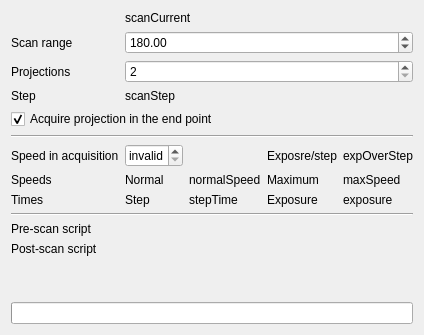
      <widget class="QWidget" name="tabScan">
       <property name="toolTip">
        <string>CT scan parameters</string>
       </property>
       <attribute name="title">
        <string>Scan</string>
       </attribute>
       <layout class="QGridLayout" name="gridLayout_2">
        <item row="9" column="1">
         <widget class="QLabel" name="stepTimeLabel">
          <property name="text">
           <string>Step</string>
          </property>
         </widget>
        </item>
        <item row="5" column="0" colspan="5">
         <widget class="QCheckBox" name="scanAdd">
          <property name="toolTip">
           <string>&lt;html&gt;&lt;head/&gt;&lt;body&gt;&lt;p&gt;&lt;span style=&quot; font-weight:600; font-style:italic;&quot;&gt;DoEndProj&lt;/span&gt;&lt;/p&gt;&lt;/body&gt;&lt;/html&gt;</string>
          </property>
          <property name="text">
           <string>Acquire projection in the end point</string>
          </property>
          <property name="checked">
           <bool>true</bool>
          </property>
         </widget>
        </item>
        <item row="7" column="4">
         <widget class="QVariantLabel" name="expOverStep">
          <property name="text">
           <string>expOverStep</string>
          </property>
         </widget>
        </item>
        <item row="8" column="1">
         <widget class="QLabel" name="normalSpeedLabel">
          <property name="text">
           <string>Normal</string>
          </property>
         </widget>
        </item>
        <item row="4" column="0">
         <widget class="QLabel" name="label_43">
          <property name="text">
           <string>Step</string>
          </property>
         </widget>
        </item>
        <item row="7" column="3">
         <widget class="QLabel" name="expOverStepLabel">
          <property name="text">
           <string>Exposre/step</string>
          </property>
         </widget>
        </item>
        <item row="13" column="1" colspan="4">
         <widget class="Script" name="postScanScript" native="true"/>
        </item>
        <item row="11" column="0" colspan="5">
         <widget class="Line" name="line_2">
          <property name="orientation">
           <enum>Qt::Horizontal</enum>
          </property>
         </widget>
        </item>
        <item row="13" column="0">
         <widget class="QLabel" name="label_35">
          <property name="text">
           <string>Post-scan script</string>
          </property>
         </widget>
        </item>
        <item row="2" column="0">
         <widget class="QLabel" name="label_13">
          <property name="sizePolicy">
           <sizepolicy hsizetype="Fixed" vsizetype="Preferred">
            <horstretch>0</horstretch>
            <verstretch>0</verstretch>
           </sizepolicy>
          </property>
          <property name="text">
           <string>Scan range</string>
          </property>
         </widget>
        </item>
        <item row="6" column="0" colspan="5">
         <widget class="Line" name="speedsLine">
          <property name="orientation">
           <enum>Qt::Horizontal</enum>
          </property>
         </widget>
        </item>
        <item row="1" column="1" colspan="4">
         <widget class="QVariantLabel" name="scanCurrent">
          <property name="text">
           <string>scanCurrent</string>
          </property>
         </widget>
        </item>
        <item row="3" column="1" colspan="4">
         <widget class="QMSpinBox" name="scanProjections">
          <property name="toolTip">
           <string>&lt;html&gt;&lt;head/&gt;&lt;body&gt;&lt;p&gt;&lt;span style=&quot; font-weight:600; font-style:italic;&quot;&gt;TotalProjs&lt;/span&gt;. Defines &lt;span style=&quot; font-weight:600; font-style:italic;&quot;&gt;ThetaStep.&lt;/span&gt;&lt;/p&gt;&lt;/body&gt;&lt;/html&gt;</string>
          </property>
          <property name="minimum">
           <number>2</number>
          </property>
          <property name="maximum">
           <number>2147483647</number>
          </property>
         </widget>
        </item>
        <item row="3" column="0">
         <widget class="QLabel" name="label_14">
          <property name="text">
           <string>Projections</string>
          </property>
         </widget>
        </item>
        <item row="14" column="0">
         <spacer name="verticalSpacer">
          <property name="orientation">
           <enum>Qt::Vertical</enum>
          </property>
          <property name="sizeHint" stdset="0">
           <size>
            <width>20</width>
            <height>40</height>
           </size>
          </property>
         </spacer>
        </item>
        <item row="2" column="1" colspan="4">
         <widget class="QMDoubleSpinBox" name="scanRange">
          <property name="toolTip">
           <string>&lt;html&gt;&lt;head/&gt;&lt;body&gt;&lt;p&gt;&lt;span style=&quot; font-weight:600; font-style:italic;&quot;&gt;ScanRange&lt;/span&gt;. Defines &lt;span style=&quot; font-weight:600; font-style:italic;&quot;&gt;ThetaStep.&lt;/span&gt;&lt;/p&gt;&lt;/body&gt;&lt;/html&gt;</string>
          </property>
          <property name="minimum">
           <double>-2147483647.000000000000000</double>
          </property>
          <property name="maximum">
           <double>2147483647.000000000000000</double>
          </property>
          <property name="value">
           <double>180.000000000000000</double>
          </property>
         </widget>
        </item>
        <item row="12" column="0">
         <widget class="QLabel" name="label_36">
          <property name="text">
           <string>Pre-scan script</string>
          </property>
         </widget>
        </item>
        <item row="8" column="3">
         <widget class="QLabel" name="maximumSpeedLabel">
          <property name="text">
           <string>Maximum</string>
          </property>
         </widget>
        </item>
        <item row="12" column="1" colspan="4">
         <widget class="Script" name="preScanScript" native="true"/>
        </item>
        <item row="9" column="2">
         <widget class="QVariantLabel" name="stepTime">
          <property name="text">
           <string>stepTime</string>
          </property>
         </widget>
        </item>
        <item row="9" column="4">
         <widget class="QVariantLabel" name="exposureInfo">
          <property name="text">
           <string>exposure</string>
          </property>
         </widget>
        </item>
        <item row="8" column="4">
         <widget class="QVariantLabel" name="maximumSpeed">
          <property name="text">
           <string>maxSpeed</string>
          </property>
         </widget>
        </item>
        <item row="9" column="3">
         <widget class="QLabel" name="exposureInfoLabel">
          <property name="text">
           <string>Exposure</string>
          </property>
         </widget>
        </item>
        <item row="8" column="0">
         <widget class="QLabel" name="speedsLabel">
          <property name="text">
           <string>Speeds</string>
          </property>
         </widget>
        </item>
        <item row="1" column="0">
         <widget class="QWidget" name="placeThetaMotor" native="true">
          <layout class="QHBoxLayout" name="horizontalLayout_15">
           <property name="spacing">
            <number>0</number>
           </property>
           <property name="margin">
            <number>0</number>
           </property>
          </layout>
         </widget>
        </item>
        <item row="9" column="0">
         <widget class="QLabel" name="timesLabel">
          <property name="text">
           <string>Times</string>
          </property>
         </widget>
        </item>
        <item row="7" column="1">
         <widget class="QMDoubleSpinBox" name="rotSpeed">
          <property name="sizePolicy">
           <sizepolicy hsizetype="Minimum" vsizetype="Fixed">
            <horstretch>0</horstretch>
            <verstretch>0</verstretch>
           </sizepolicy>
          </property>
          <property name="specialValueText">
           <string>invalid</string>
          </property>
          <property name="minimum">
           <double>0.000000000000000</double>
          </property>
         </widget>
        </item>
        <item row="8" column="2">
         <widget class="QVariantLabel" name="normalSpeed">
          <property name="text">
           <string>normalSpeed</string>
          </property>
         </widget>
        </item>
        <item row="7" column="0">
         <widget class="QLabel" name="rotSpeedLabel">
          <property name="text">
           <string>Speed in acquisition</string>
          </property>
         </widget>
        </item>
        <item row="4" column="1" colspan="4">
         <widget class="QVariantLabel" name="scanStep">
          <property name="text">
           <string>scanStep</string>
          </property>
         </widget>
        </item>
        <item row="15" column="0" colspan="5">
         <widget class="QProgressBar" name="scanProgress">
          <property name="format">
           <string>Scan progress: %p% (%v of %m)</string>
          </property>
         </widget>
        </item>
       </layout>
      </widget>
